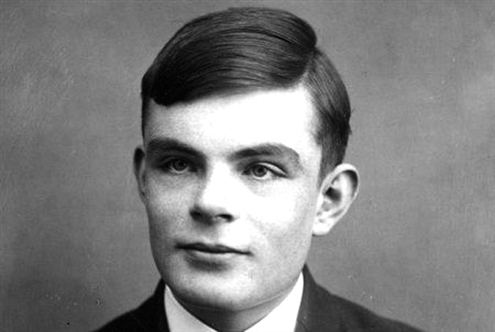
#> input picture uling.png, 495 x 332 px, found by its file name
$ jupyter execute '图像灰度分段线性变换.ipynb'
#> lines starting #> are read from the running program, lines starting #| are printed output that depends on the picture
#> further down, img is the input picture: shape (332, 495); min 0, max 255, mean 127.8
[cell 1]
import numpy as np
import cv2

def linear_transform(img):
    height,width = img.shape[:2]
#> height = 332; width = 495
    r1,s1 = 80,10
    r2,s2 = 140,200
    k1 = s1 / r1   # 第一段斜率
    k2 = (s2 - s1) / (r2 - r1) # 第二段斜率
    k3 = (255 - s2) / (255 - r2)  # 第三段斜率
    img_copy = np.zeros_like(img)

    for i in range(height):
        for j in range(width):
            if img[i,j] < r1 :
                img_copy[i,j] = k1 * img[i,j]
            elif r1 <= img[i,j] <= r2:
                img_copy[i,j] = k2 * (img[i,j] - r1) + s1
            else:
                img_copy[i,j] = k3 * (img[i,j] - r2) + s2
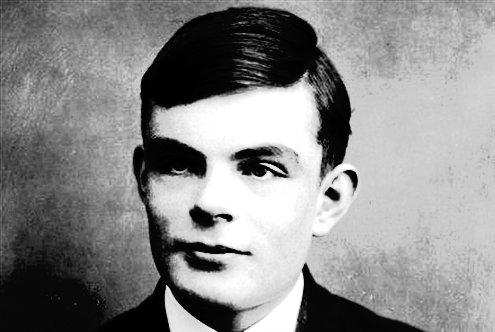
#> img_copy: shape (332, 495); min 0, max 255, mean 138.4

    return img_copy


img = cv2.imread('D:/Game/upian/uling.png',0)
ret = linear_transform(img)
cv2.imshow('img',np.hstack((img,ret)))
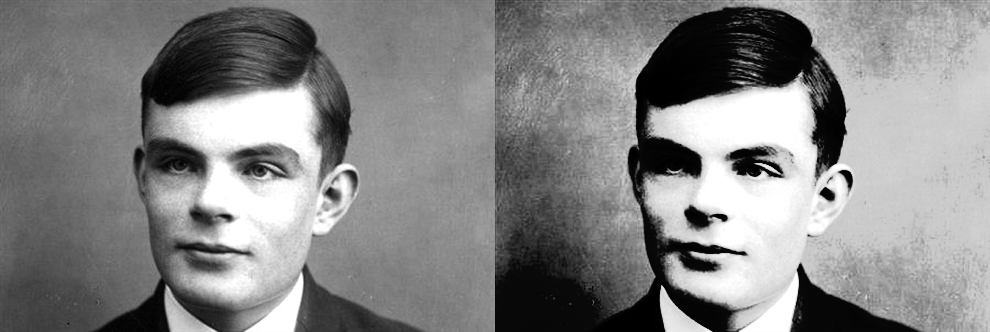
#> window 'img': shape (332, 990); min 0, max 255, mean 133.1
cv2.waitKey()
cv2.destroyAllWindows()
